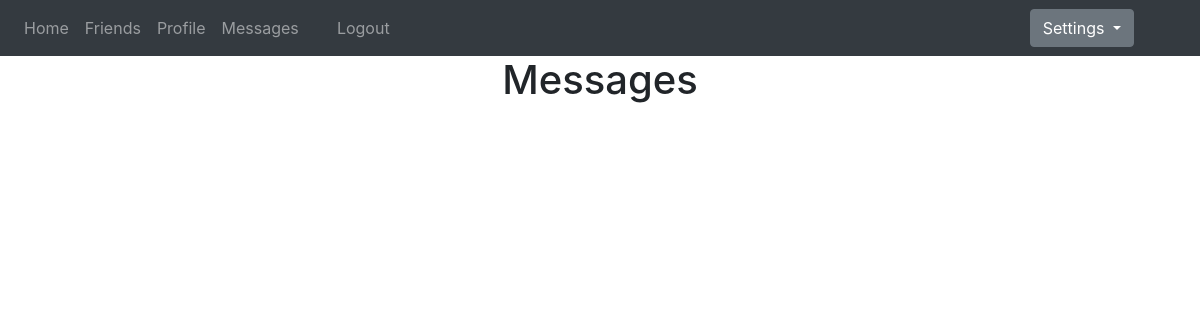
The page /messages1 (signed in) on the database as committed earlier.
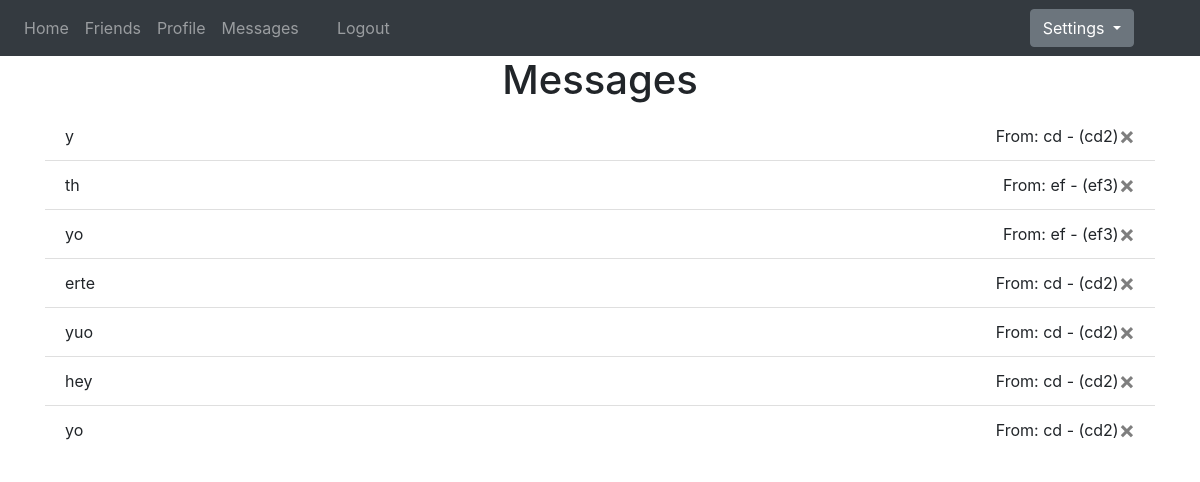
The same page on the database as committed later.
### website/models.py (models this page shows, shortened)
class Message(db.Model):
    id = db.Column(db.Integer, primary_key=True)
    sender_id = db.Column(db.Integer, db.ForeignKey('user.id'))
    recipient_id = db.Column(db.Integer, db.ForeignKey('user.id'))
    body = db.Column(db.String(140))
    timestamp = db.Column(db.DateTime, index=True, default=datetime.utcnow)

class User(db.Model, UserMixin):
    id = db.Column(db.Integer, primary_key=True)
    email = db.Column(db.String(150), unique=True)
    username = db.Column(db.String(150), unique=True)
    password = db.Column(db.String(150))
    first_name = db.Column(db.String(150))
    notes = db.relationship('Note')
    date = db.Column(db.DateTime(timezone=True), default=func.now())
    readTimes = db.relationship('ReadTime')
    followed = db.relationship('User',
                               secondary=followers,
                               primaryjoin=(followers.c.follower_id == id),
                               secondaryjoin=(followers.c.followed_id == id),
                               backref=db.backref('followers', lazy='dynamic'),
                               lazy='dynamic')
    messages_sent = db.relationship('Message',
                                    foreign_keys='Message.sender_id',
                                    backref='author', lazy='dynamic')
    messages_received = db.relationship('Message',
                                        foreign_keys='Message.recipient_id',
                                        backref='recipient', lazy='dynamic')
    last_message_read_time = db.Column(db.DateTime)
    def is_following(self, user):
        return self.followed.filter(followers.c.followed_id == user.id).count() > 0
    def new_msgs(self):
        newMsgs = 0
        for person in self.followed:
            if person.is_following(self):
                txmp = ReadTime.query.filter_by(recipient_id=self.id, sender_id=person.id).first()
                for msg in self.messages_received:
                    if msg.sender_id == person.id and msg.timestamp > txmp.readDate:
                        newMsgs += 1
        return newMsgs

### website/views.py (the view, shortened to what this page needs)
@views.route('/messages1', methods=['GET', 'POST'])
@login_required
def messages1():
    current_user.last_message_read_time = datetime.utcnow()
    db.session.commit()
    page = request.args.get('page', 1, type=int)
    messages = current_user.messages_received.order_by(
        Message.timestamp.desc())
    return render_template('messages1.html', user=current_user, messages=messages, User=User)

### website/__init__.py (called while the page is built)
def create_app():
    app = Flask(__name__)
    app.config['SECRET_KEY'] = 'bhangre'
    app.config['SQLALCHEMY_DATABASE_URI'] = f'sqlite:///{DB_NAME}'
    db.init_app(app)
    migrate = Migrate(app, db)
    from .views import views
    from .auth import auth
    app.register_blueprint(views, url_prefix='/')
    app.register_blueprint(auth, url_prefix='/')
    from .models import User, Note
    create_database(app)
    login_manager = LoginManager()
    login_manager.login_view = 'auth.login'
    login_manager.init_app(app)
    @login_manager.user_loader
    def load_user(id):
        return User.query.get(int(id))
    return app

### website/templates/messages1.html
{% extends "base.html" %} {% block title %}Your Messages{% endblock %} {% block
content %}
<h1 align="center">Messages</h1>
<ul class="list-group list-group-flush" id="message">
  {% for msg in messages %}
  <li class="list-group-item">
    {{ msg.body }}
    <form style="float: right" align="right" action="" method="POST">
      <button
        type="submit"
        class="close"
        id="delete"
        name="delete"
        value="{{msg.id}}"
      >
        <span aria-hidden="true">&times;</span>
      </button>
    </form>
    <div style="float: right" align="right">
      From: {{ User.query.filter_by(id=msg.sender_id).first().first_name }} -
      ({{ User.query.filter_by(id=msg.sender_id).first().username }})
    </div>
  </li>
  {% endfor %}
</ul>
{% endblock %}

### website/templates/base.html (shortened to what this page needs)
<!DOCTYPE html>
<html>
  <head>
    <link
      rel="stylesheet"
      href="https://stackpath.bootstrapcdn.com/bootstrap/4.4.1/css/bootstrap.min.css"
    />
    <link
      rel="stylesheet"
      href="https://stackpath.bootstrapcdn.com/font-awesome/4.7.0/css/font-awesome.min.css"
    />
  </head>
  <body>
    <nav class="navbar navbar-expand-lg navbar-dark bg-dark">
      <div class="collapse navbar-collapse" id="navbar">
        <div class="navbar-nav">
          {% if user.is_authenticated %}
          <a class="nav-item nav-link" id="home" href="/">Home</a>
          <a class="nav-item nav-link" id="friends" href="/friends">Friends</a>
          <a
            class="nav-item nav-link"
            id="profile"
            href="{{ url_for('views.profile', first_name=current_user.first_name) }}"
            >Profile</a
          >
          <a class="nav-item nav-link" id="messages" href="/messages">
            Messages
            {% set new_messages = current_user.new_msgs() %}
          </a>
          <a class="nav-item nav-link" id="logout" href="/logout">Logout</a>
          {% else %}
          <a class="nav-item nav-link" id="login" href="/login">Login</a>
          <a class="nav-item nav-link" id="signUp" href="/sign-up">Sign Up</a>
          {% endif %}
        </div>
      </div>
      <div class="dropdown" style="position: relative; right: 50px">
        <button
          class="btn btn-secondary dropdown-toggle"
          type="button"
          id="dropdownMenuButton"
          data-toggle="dropdown"
          aria-haspopup="true"
          aria-expanded="false"
        >
          Settings
        </button>
      </div>
    </nav>
    <div class="container">{% block content %} {% endblock %}</div>
  </body>
</html>

Rows that differ between the two databases and show on the page:
added Message: body "y", {{ msg.id }} 124 (drawn), query.filter_by "cd2"
now on this page (row edited): User: query.filter_by "cd"
added Message: body "th", {{ msg.id }} 95 (drawn), query.filter_by "ef3"
now on this page (row edited): User: query.filter_by "ef"
added Message: body "yo", {{ msg.id }} 94 (drawn), query.filter_by "ef3"
added Message: body "erte", {{ msg.id }} 93 (drawn), query.filter_by "cd2"
added Message: body "yuo", {{ msg.id }} 92 (drawn), query.filter_by "cd2"
added Message: body "hey", {{ msg.id }} 74 (drawn), query.filter_by "cd2"
added Message: body "yo", {{ msg.id }} 73 (drawn), query.filter_by "cd2"
